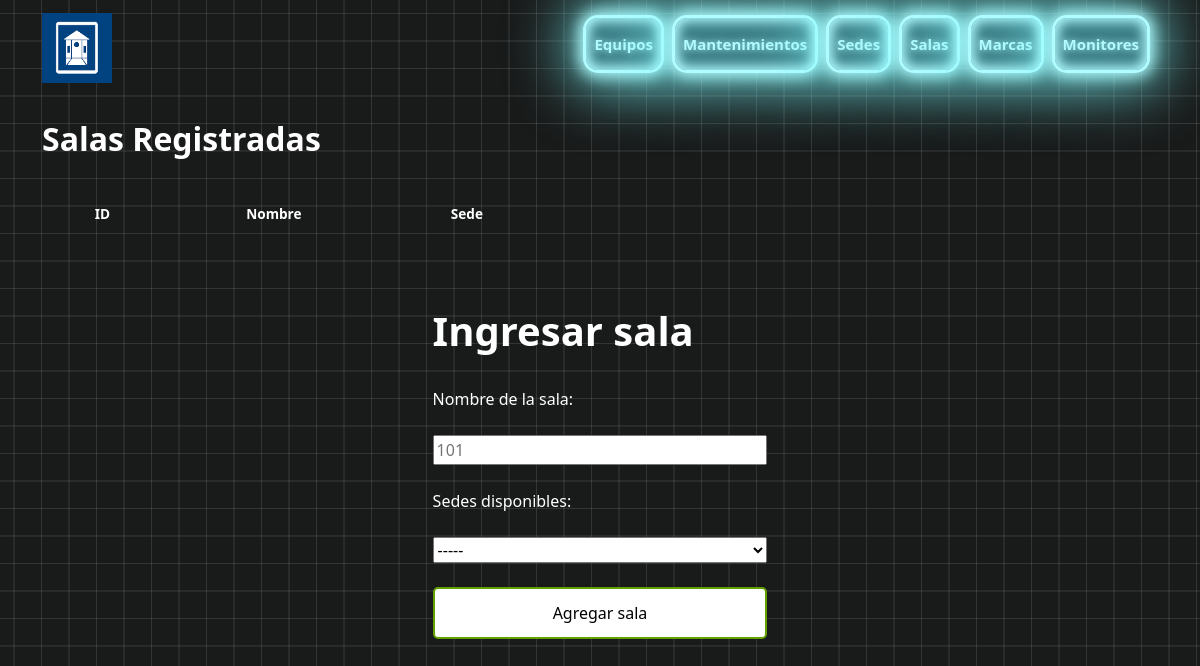
The app's page /salas/listar_sala.php, older data.
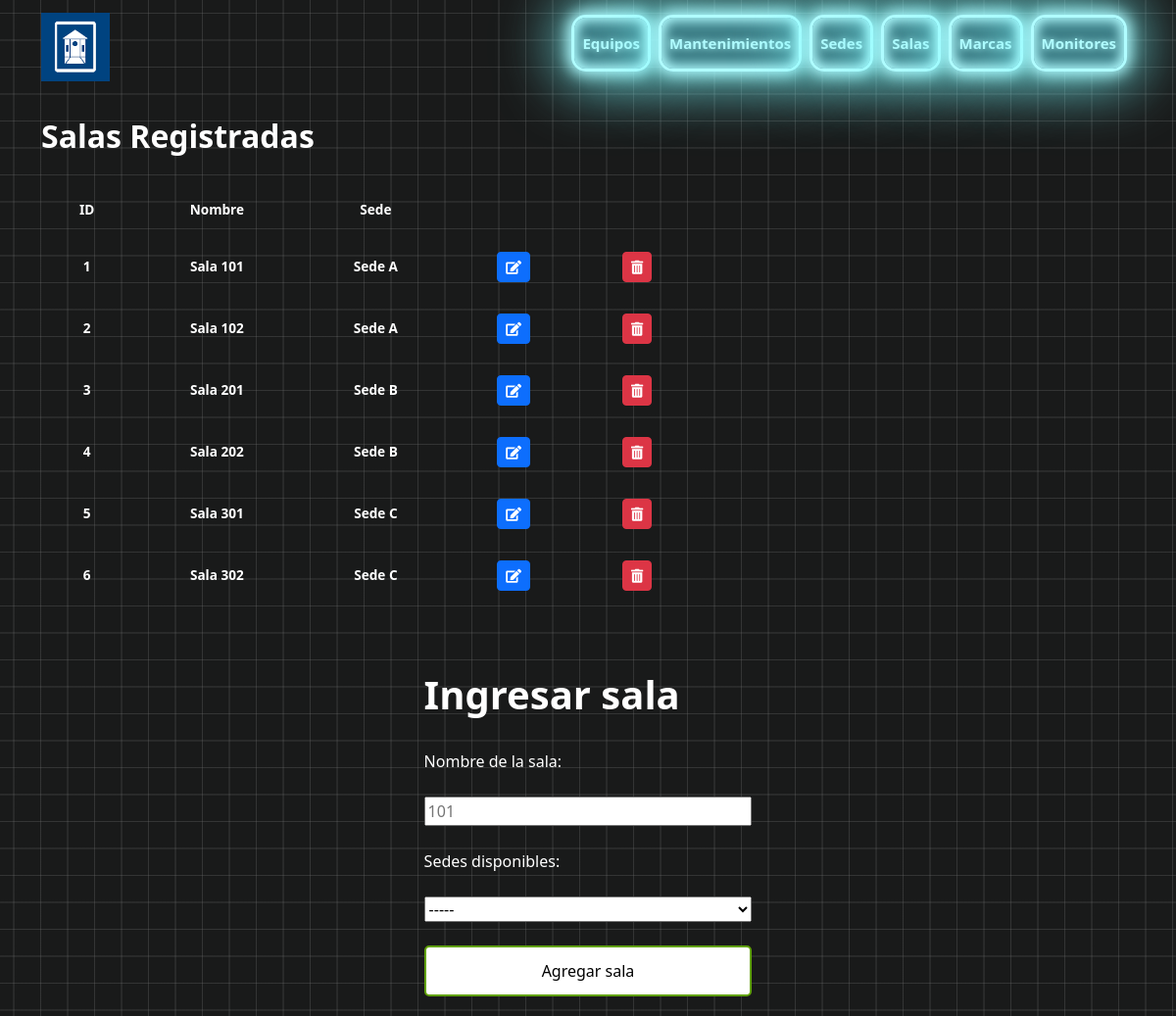
The same page, newer data.
### tables this page shows
CREATE TABLE salas (
    id INT AUTO_INCREMENT PRIMARY KEY NOT NULL,
    nombre VARCHAR(255) NOT NULL,
    id_sedes INT NOT NULL,
    FOREIGN KEY (id_sedes) REFERENCES sedes(id)
);

CREATE TABLE sedes (
    id INT AUTO_INCREMENT PRIMARY KEY NOT NULL,
    nombre VARCHAR(255) NOT NULL
);

### salas/listar_sala.php (the view, shortened to what this page needs)
<?php
$conect = connection();
?>
<!DOCTYPE html>
<html lang="en">
<head>
    <link href="https://cdnjs.cloudflare.com/ajax/libs/font-awesome/5.15.4/css/all.min.css" rel="stylesheet">
    <link href="https://cdn.jsdelivr.net/npm/bootstrap@5.3.3/dist/css/bootstrap.min.css" rel="stylesheet">
    <link rel="stylesheet" href="../style/style.css">
</head>
<body class="container">
<?php include('../nav.php'); ?>
<div class="tabla-form">
        <h2>Salas Registradas</h2>
        <table>
            <thead>
                <tr>
                    <th>ID</th>
                    <th>Nombre</th>
                    <th>Sede</th>
                    <th></th>
                    <th></th>
                </tr>
            </thead>
            <tbody>
                <?php
                $sql_salas = "SELECT salas.id, salas.nombre AS nombre_sala, sedes.nombre AS nombre_sede FROM salas INNER JOIN sedes ON salas.id_sedes = sedes.id";
                $query_salas = mysqli_query($conect, $sql_salas);
                while ($row = mysqli_fetch_array($query_salas)) :
                ?>
                    <tr>
                        <th><?= $row['id'] ?></th>
                        <th><?= $row['nombre_sala'] ?></th>
                        <th><?= $row['nombre_sede'] ?></th>
                        <th><a href="editar_sala.php?id=<?= $row['id'] ?>" class="btn btn-primary btn-sm">
                                    <i class="fas fa-edit"></i>
                                </a>
                        <th><a href="eliminar_sala.php?id=<?= $row['id'] ?>" class="btn btn-danger btn-sm">
                                    <i class="fas fa-trash-alt"></i>
                                </a>
                    </tr>
                <?php endwhile; ?>
            </tbody>
        </table>
        <br>
    </div>
    <div class="users-form">
        <form action="insertar_sala.php" method="POST">
            <h1> Ingresar sala </h1>
            <label for="nombre" class="title"> Nombre de la sala:</label>
            <input type="text" name="nombre" placeholder="101">
            <label for="nombre" class="title"> Sedes disponibles:</label>
            <select name="id_sedes" >
            <option value="">-----</option>
            </select>
            <input type="submit" value="Agregar sala">
        </form>
    </div>
</body>
</html>

Row changes from the older to the newer data that the page shows:
added salas: id "1", nombre "Sala 101", id_sedes.nombre "Sede A"
added salas: id "2", nombre "Sala 102", id_sedes.nombre "Sede A"
added salas: id "3", nombre "Sala 201", id_sedes.nombre "Sede B"
added salas: id "4", nombre "Sala 202", id_sedes.nombre "Sede B"
added salas: id "5", nombre "Sala 301", id_sedes.nombre "Sede C"
added salas: id "6", nombre "Sala 302", id_sedes.nombre "Sede C"
